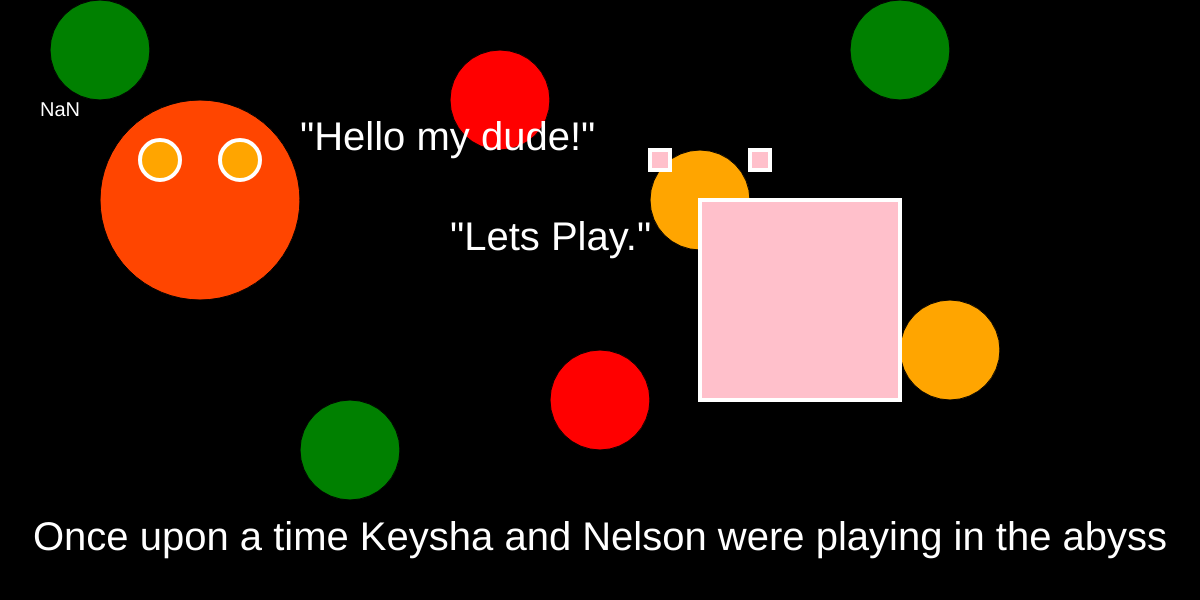
Frame 1 (no input)
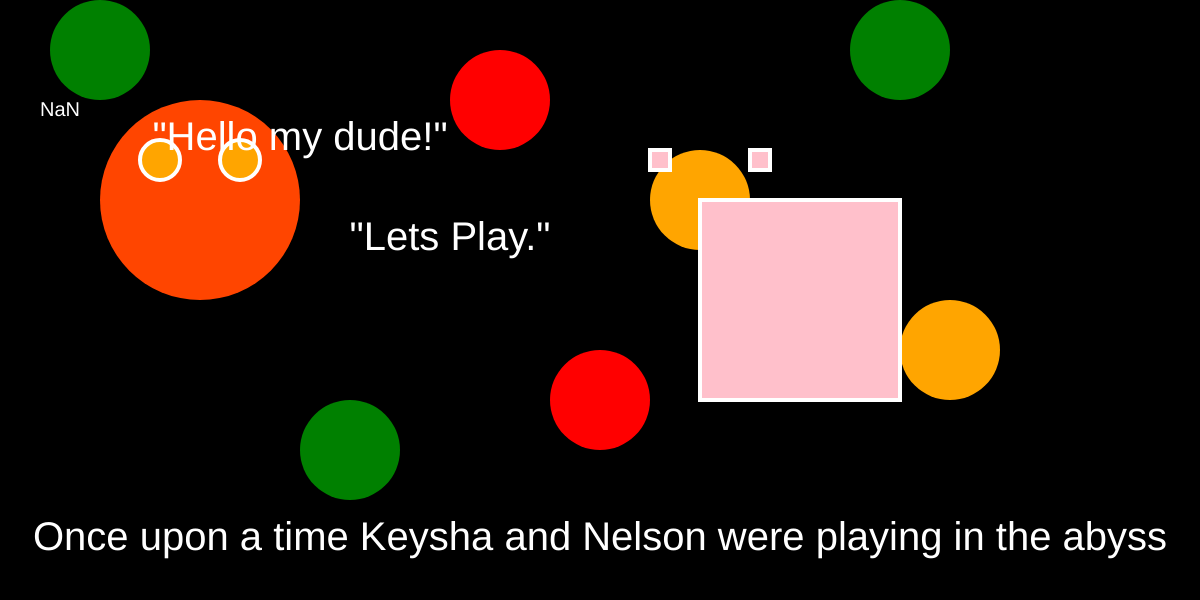
Frame 60 (no input)
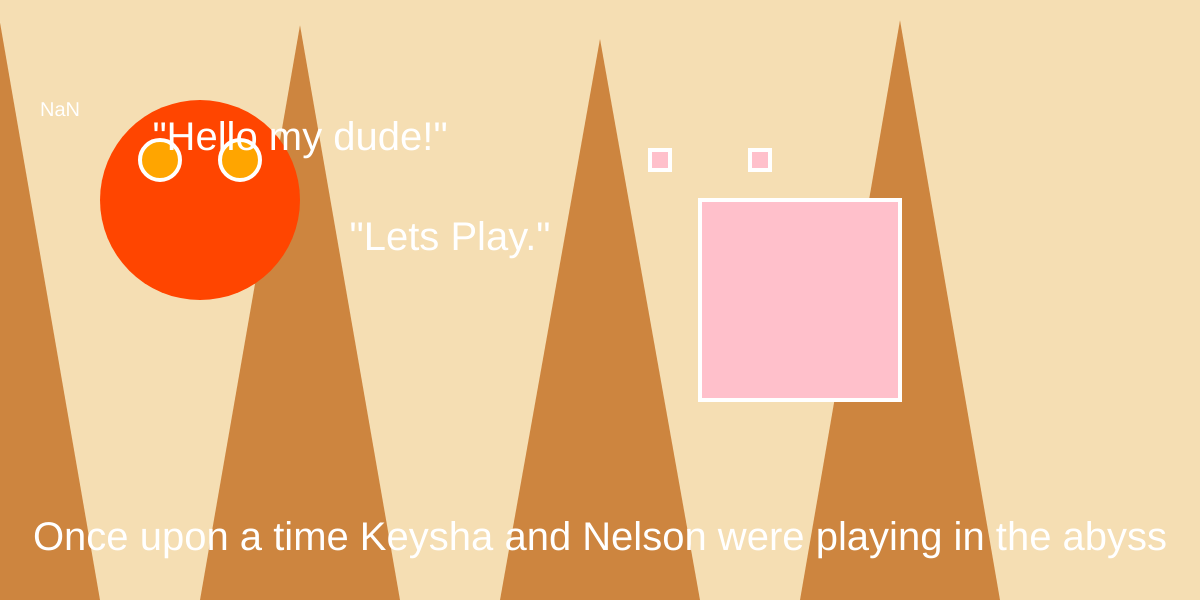
Frame 120 (the mouse pressed at the canvas centre since frame 60)

The p5.js sketch that drew these frames (run headless with seeded random() and noise() and a simulated clock; from frame 60 on, the mouse is pressed at the canvas centre):

// p5.js sketch
// ── sketch.js
/*
setting
9.11.19
nelson bruno
mmp310
*/

// character variables -- nelson
var x = 200;
var y = 200;
var faceSize = 200;
var eyeSize = 40;
var eyeOffset = 40;
var c = 'orangered'; // color
var greeting = '"Hello my dude!"';

// second character -- keysha
var keyshaX = 700;
var keyshaY = 200;
var keyshaSize = 200;
var keyshaeyeSize = 20;
var keyshaeyeOffset = 50;
var keyshaColor = 'pink';
var keyshaGreeting = '"Lets Play."';

var story1 = "Once upon a time Keysha and Nelson were playing in the abyss";

//three scenes: desert, artic, space

var scene = "space";


function setup() {
    createCanvas(windowWidth, 600);
    // scene = random(["desert", "artic", "space"
}

function mousePressed() {
    if (scene == "desert") {
        scene = "artic";
    } else if (scene == "artic") {
        scene = "space";
    } else if (scene == "space") {
        scene = "desert";
    }
}

function draw() {
    // set the setting
    if (scene == "desert") {
        background('WHEAT');

        // desert scene
        fill('PERU');
        noStroke();

        for (let x = 0; x < width; x += 300) {
            triangle(
                x, 20 + random(20),
                x + 100, 600,
                x - 100, 600,
            );
        }



    } else if (scene == "artic") {
        background("LIGHTSTEELBLUE");

        // artic scene
        fill('white');
        noStroke();
        //        for (let x = 0; x < width; x += 200) {
        //            rect(x, 100 + random(100), 90, height - 100);
        //        }
        noStroke();
        fill('white');
        triangle(-100, height, 100, 100, 200, height);
        fill('lightgray');
        triangle(-100, height, 200, 200, 300, height);
        fill('white');
        triangle(-100, height, 200, 290, 300, height);
        fill('lightgray');
        triangle(-100, height, 400, 200, 300, height);
        fill('white');
        triangle(-100, height, 600, 200, 400, height);
        fill('lightgray');
        triangle(-100, height, 900, 200, 800, height);
        fill('white');
        triangle(-100, height, 950, 200, 900, height);
        fill('lightgray');
        triangle(-100, height, 1300, 200, 1200, height);
        fill('white');
        triangle(-100, height, 1400, 200, 1200, height);
        fill('lightgray');
        triangle(-100, height, 1500, 290, 300, height);




    } else if (scene == "space") {
        background("black");
        fill('green');
        ellipse(100, 50, 100, 100);
        fill('red');
        ellipse(500, 100, 100, 100);
        fill('orange');
        ellipse(700, 200, 100, 100);
        fill('green');
        ellipse(350, 450, 100, 100);
        fill('red');
        ellipse(600, 400, 100, 100);fill('orange');
        ellipse(950, 350, 100, 100);fill('green');
        ellipse(900, 50, 100, 100);
                
    }
    

    // nelson character
    fill(c);
    ellipse(x, y, faceSize); // face
    fill('orange');
    stroke('white');
    strokeWeight(4);
    ellipse(x - eyeOffset, y - eyeOffset, eyeSize, eyeSize); // left eye
    ellipse(x + eyeOffset, y - eyeOffset, eyeSize, eyeSize); // right eye

    textSize(40);
    fill('white');
    noStroke();
    text(greeting, x + 100, y - 50);

    // keysha chracter
    fill(keyshaColor)
    stroke('white')
        // face
    rect(keyshaX, keyshaY, keyshaSize, keyshaSize);
    // left eye
    rect(keyshaX - keyshaeyeOffset, keyshaY - keyshaeyeOffset, keyshaeyeSize, keyshaeyeSize);
    // right eye
    rect(keyshaX + keyshaeyeOffset, keyshaY - keyshaeyeOffset, keyshaeyeSize, keyshaeyeSize);

    textSize(40);
    fill('white');
    noStroke();
    text(keyshaGreeting, keyshaX - 250, keyshaY + 50);

    textAlign(CENTER);
    text(story1, width / 2, height - 50);


    // instruction
    textSize(20);
    text("Click to go to the next scene" - 100, 10, 100, 100);

}
